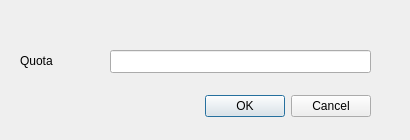
<?xml version="1.0" encoding="UTF-8"?>
<ui version="4.0">
 <class>kotaset</class>
 <widget class="QDialog" name="kotaset">
  <property name="geometry">
   <rect>
    <x>0</x>
    <y>0</y>
    <width>410</width>
    <height>140</height>
   </rect>
  </property>
  <property name="windowTitle">
   <string>Dialog</string>
  </property>
  <widget class="QDialogButtonBox" name="buttonBox">
   <property name="geometry">
    <rect>
     <x>30</x>
     <y>90</y>
     <width>341</width>
     <height>32</height>
    </rect>
   </property>
   <property name="orientation">
    <enum>Qt::Horizontal</enum>
   </property>
   <property name="standardButtons">
    <set>QDialogButtonBox::Cancel|QDialogButtonBox::Ok</set>
   </property>
  </widget>
  <widget class="QLineEdit" name="lineEdit">
   <property name="geometry">
    <rect>
     <x>110</x>
     <y>50</y>
     <width>261</width>
     <height>23</height>
    </rect>
   </property>
  </widget>
  <widget class="QLabel" name="label">
   <property name="geometry">
    <rect>
     <x>20</x>
     <y>51</y>
     <width>81</width>
     <height>20</height>
    </rect>
   </property>
   <property name="text">
    <string>Quota</string>
   </property>
  </widget>
 </widget>
 <resources/>
 <connections>
  <connection>
   <sender>buttonBox</sender>
   <signal>accepted()</signal>
   <receiver>kotaset</receiver>
   <slot>accept()</slot>
   <hints>
    <hint type="sourcelabel">
     <x>248</x>
     <y>254</y>
    </hint>
    <hint type="destinationlabel">
     <x>157</x>
     <y>274</y>
    </hint>
   </hints>
  </connection>
  <connection>
   <sender>buttonBox</sender>
   <signal>rejected()</signal>
   <receiver>kotaset</receiver>
   <slot>reject()</slot>
   <hints>
    <hint type="sourcelabel">
     <x>316</x>
     <y>260</y>
    </hint>
    <hint type="destinationlabel">
     <x>286</x>
     <y>274</y>
    </hint>
   </hints>
  </connection>
 </connections>
</ui>
